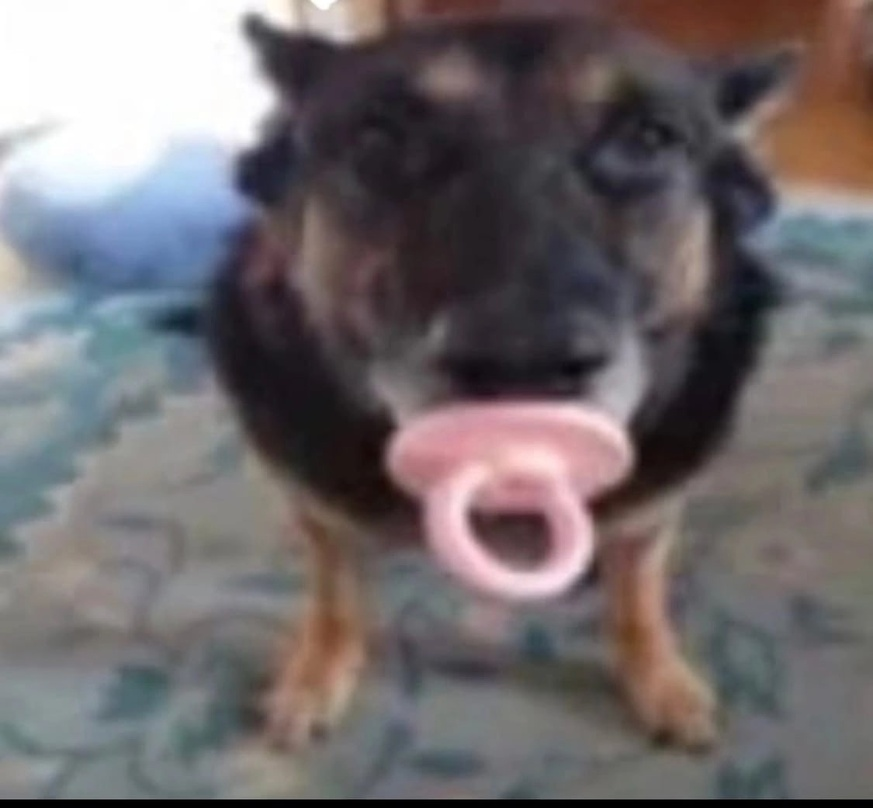
#> input picture upload/vlasov.jpg, 873 x 808 px, shrunk from 1125 x 1041 before the run
$ python test.py
#> lines starting #> are read from the running program, lines starting #| are printed output that depends on the picture
import numpy as np
from PIL import Image
import matplotlib.pyplot as plt


def plot_color_distribution(image_path):
    # Загрузка изображения с помощью Pillow
#> called with image_path = 'upload/vlasov.jpg'
    image = Image.open(image_path)
#> image is the input picture: PIL image 873x808 RGB; mean R, G, B 112.1, 106.1, 108.4

    # Преобразование изображения в массив NumPy
    image_array = np.array(image)

    # Получение гистограммы распределения цветов по каналам
    red_hist = np.histogram(image_array[:, :, 0], bins=256, range=(0, 256))
    green_hist = np.histogram(image_array[:, :, 1], bins=256, range=(0, 256))
    blue_hist = np.histogram(image_array[:, :, 2], bins=256, range=(0, 256))

    # Рисование графика распределения цветов
    plt.figure(figsize=(10, 6))
    plt.title('Color Distribution')
    plt.xlabel('Color Intensity')
    plt.ylabel('Frequency')
    plt.xlim(0, 255)
    plt.plot(red_hist[1][:-1], red_hist[0], color='red', label='Red')
    plt.plot(green_hist[1][:-1], green_hist[0], color='green', label='Green')
    plt.plot(blue_hist[1][:-1], blue_hist[0], color='blue', label='Blue')
    plt.legend()

    plt.savefig(f"upload/graph/{image_path.split('/')[1]}.png", dpi=300, bbox_inches='tight')
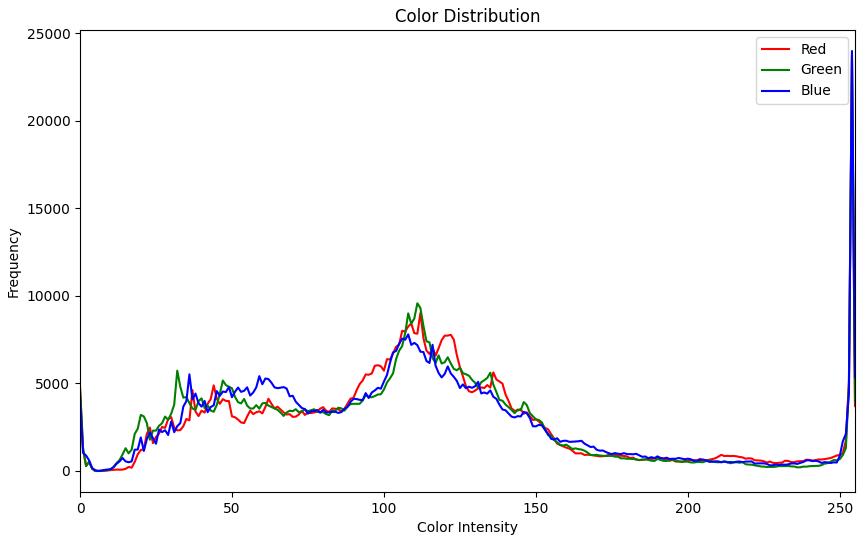
#> figure drawn by matplotlib, 1 panel; curve peaks at x = 254, y = 23657; curve peaks at x = 254, y = 23753; curve peaks at x = 254, y = 23995
    plt.close()

# Пример использования функции
image_path = 'upload/vlasov.jpg'
plot_color_distribution(image_path)
